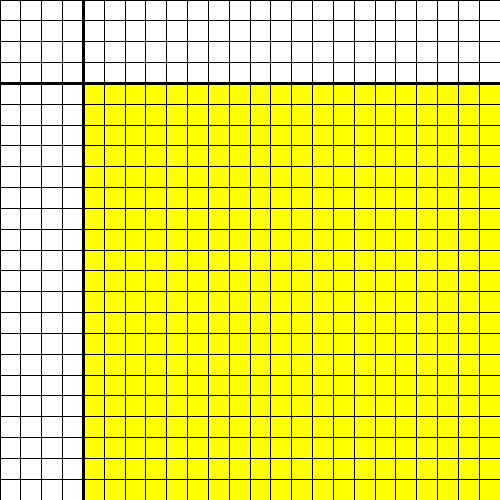
Frame 1 (no input)
Frame 60 (the mouse pressed at the canvas centre just before this capture): identical to frame 1, image omitted
Frame 120 (the mouse held since frame 60 and released just before this capture): identical to frame 1, image omitted

The Processing sketch that drew this single still picture (run headless with seeded random() and noise(); from frame 60 on, the mouse is pressed at the canvas centre):

// Processing sketch: sample8_4
// ── sample8_4.pde
int rowA = 20; //Aの行数(Cの行数)
int columnA = 4; // A,Bの行数(B,Cの行数)
int[][] mtxA = new int[rowA][columnA];
int[][] mtxB = new int[columnA][columnA];
int[][] mtxC = new int[columnA][rowA];
int[][] mtxP = new int[rowA][rowA];
float scalar;
color colorTate = color(255, 255, 0); //タテ糸の色(黄)
color colorYoko = color(255, 0, 0);//ヨコ糸の色(赤)
color BLACK = color(0, 0, 0); //黒
color WHITE = color(255, 255, 255);//白
void setup(){
  size(500, 500);
  initialize(mtxA); //Aを初期化する
  initialize(mtxB); //Bを初期化する
  initialize(mtxC); //Cを初期化する
  scalar = (float) height / (rowA + columnA);//セルのサイズ
}
void draw(){
  mtxP = multMtx(multMtx(mtxA, trMtx(mtxB)), mtxC); //Pに計算
  strokeWeight(1);
  drawTable(mtxA, 0, columnA, BLACK, WHITE); //Aを表に書き出す(1が黒, 0が白)
  drawTable(mtxB, 0, 0, BLACK, WHITE); //Bを表に書き出す
  drawTable(mtxC, columnA, 0, BLACK, WHITE); //Cを表に書き出す
  drawTable(mtxP, columnA, columnA, colorYoko, colorTate); //Pを表に書き出す(1がヨコ糸, 0がタテ糸)
  strokeWeight(3);
  line(0, scalar * columnA, width, scalar * columnA); //罫線の描画
  line(scalar * columnA, 0, scalar * columnA, height);
}

// ── drawTable.pde
void drawTable(int[][] mtx, float x, float y, color c1, color c2){
  float posY = y * scalar; //セルのy座標位置
  for(int i = 0; i < mtx.length; i++){
    float posX = x * scalar; //セルのx座標位置
    for(int j = 0; j < mtx[0].length; j++){
      if(mtx[i][j] == 0 ){
        fill(c2);//成分が0ならば色c2でセルを塗る
      } else {
        fill(c1); //成分が1ならば色c1でセルを塗る
      }
      rect(posX, posY, scalar, scalar); //行列をセルとして書き出し
      posX += scalar;//セルの位置を更新
    }
    posY += scalar;
  }
}

// ── initialize.pde
void initialize(int[][] mtx){
  for (int i = 0; i < mtx.length; i++){
    for (int j = 0; j < mtx[0].length; j++){
      mtx[i][j] = 0; //行列のすべての要素を0にする
    }
  }
}

// ── mouseClicked.pde
void mouseClicked(){
  int x = floor(mouseX / scalar);
  int y = floor(mouseY / scalar);  
  if (y < columnA){  //マウスのカーソルがBまたはCの上にある場合
    if (x < columnA){  //マウスのカーソルがBの上にある場合
      mtxB[y][x] = (mtxB[y][x] + 1) % 2; //行列の成分が0ならば1, 1ならば0に変える
    } else {  //マウスのカーソルがCの上にある場合
      mtxC[y][x - columnA] = (mtxC[y][x - columnA] + 1) % 2;
    }
  } else if (x < columnA) {  //マウスのカーソルがAの上にある場合
    mtxA[y - columnA][x] = (mtxA[y - columnA][x] + 1) % 2;
  }
}

// ── multMtx.pde
int[][] multMtx(int[][] mtx1, int[][] mtx2){  //行列の積
  int[][] newMtx = new int[mtx1.length][mtx2[0].length];
  for (int i = 0; i < mtx1.length; i++){
    for (int j = 0; j < mtx2[0].length;j++){
      int sum = 0; //(i,j)要素の初期値
      for (int k = 0; k < mtx2.length; k++){
        sum += mtx1[i][k] * mtx2[k][j]; //要素をかけて足す
      }
      newMtx[i][j] = sum;
    }
  }
  return newMtx;
}

// ── trMtx.pde
int[][] trMtx(int[][] mtx){  //行列の転置
  int[][] newMtx = new int[mtx[0].length][mtx.length];
  for (int i = 0; i < mtx.length; i++){
    for (int j = 0; j < mtx[0].length; j++){
      newMtx[j][i] = mtx[i][j];  //要素を入れ替える
    }
  }
  return newMtx;
}
